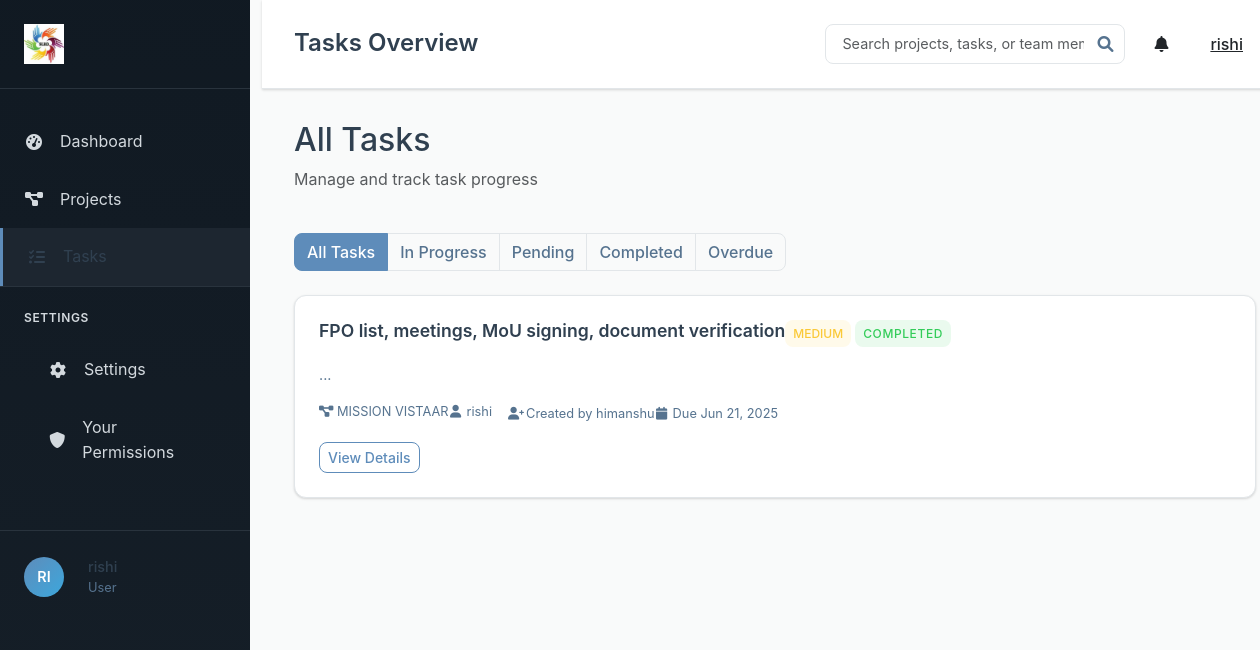
Before: /tasks (signed in) with the older database file.
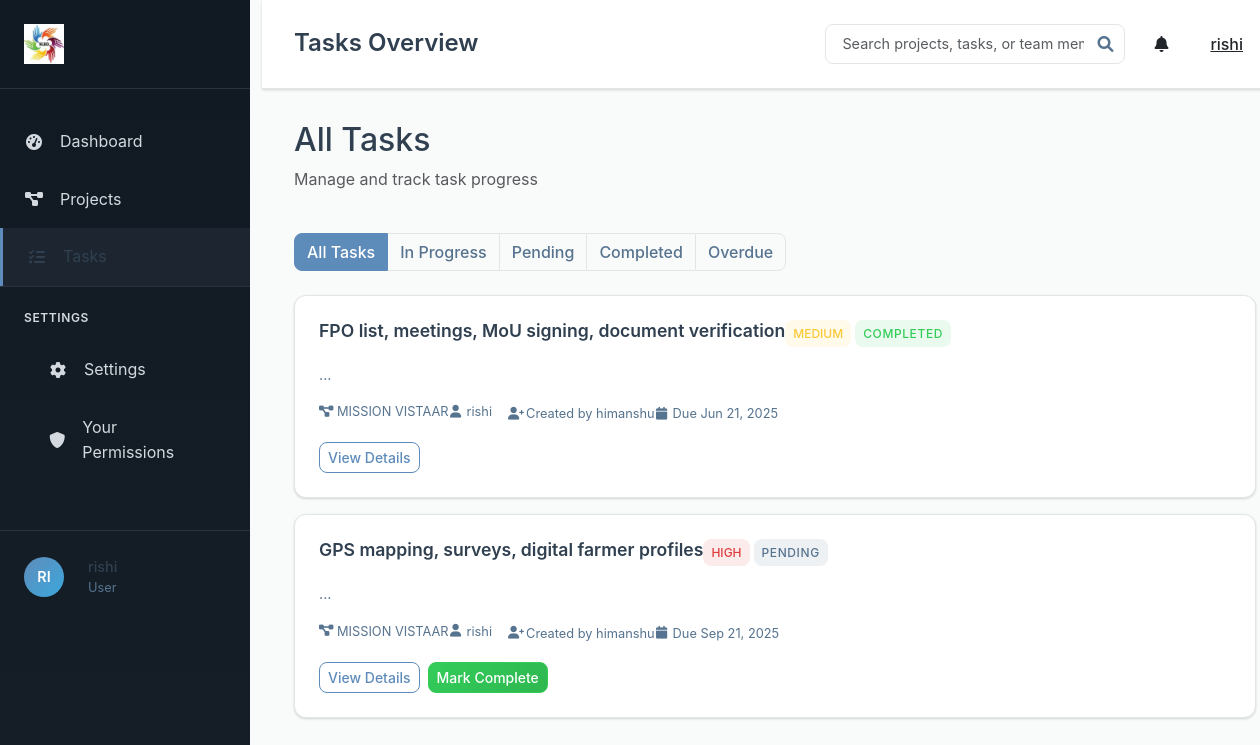
After: the same page with the newer database file.
### models.py (models this page shows, shortened)
class User(UserMixin, db.Model):
    id = db.Column(db.Integer, primary_key=True)
    username = db.Column(db.String(80), unique=True, nullable=False)
    email = db.Column(db.String(120), unique=True, nullable=False)
    password_hash = db.Column(db.String(256), nullable=False)
    role = db.Column(db.String(20), nullable=False, default='User')  # Admin, Manager, User
    created_at = db.Column(db.DateTime, default=lambda: datetime.now(timezone.utc))
    manager_id = db.Column(db.Integer, db.ForeignKey('user.id'), nullable=True)
    skills = db.Column(db.Text)  # JSON string of skills array
    managed_users = db.relationship('User', backref=db.backref('manager', remote_side=[id]), lazy='dynamic')
    projects_created = db.relationship('Project', foreign_keys='Project.created_by_id', backref='creator', lazy='dynamic')
    projects_assigned = db.relationship('Project', secondary='project_assignments', back_populates='assigned_users', lazy='dynamic')
    tasks_created = db.relationship('Task', foreign_keys='Task.created_by_id', backref='creator', lazy='dynamic')
    tasks_assigned = db.relationship('Task', foreign_keys='Task.assigned_to_id', backref='assigned_user', lazy='dynamic')
    comments = db.relationship('Comment', backref='author', lazy='dynamic')
    permissions = db.relationship('UserPermission', backref='user', lazy='dynamic', cascade='all, delete-orphan')
    def get_accessible_tasks(self):
        if self.role == 'Admin':
            return Task.query.all()
        elif self.role == 'Manager':
            created = Task.query.filter_by(created_by_id=self.id).all()
            assigned = Task.query.filter_by(assigned_to_id=self.id).all()
            return list(set(created + assigned))
        else:
            return Task.query.filter_by(assigned_to_id=self.id).all()

class Task(db.Model):
    id = db.Column(db.Integer, primary_key=True)
    title = db.Column(db.String(200), nullable=False)
    description = db.Column(db.Text)
    status = db.Column(db.String(20), default='Pending')  # Pending, In Progress, Completed, Overdue
    priority = db.Column(db.String(20), default='Medium')  # Low, Medium, High
    deadline = db.Column(db.Date)
    created_at = db.Column(db.DateTime, default=lambda: datetime.now(timezone.utc))
    updated_at = db.Column(db.DateTime, default=lambda: datetime.now(timezone.utc), onupdate=lambda: datetime.now(timezone.utc))
    completed_at = db.Column(db.DateTime)
    project_id = db.Column(db.Integer, db.ForeignKey('project.id'), nullable=False)
    created_by_id = db.Column(db.Integer, db.ForeignKey('user.id'), nullable=False)
    assigned_to_id = db.Column(db.Integer, db.ForeignKey('user.id'))
    dependent_on_task_id = db.Column(db.Integer, db.ForeignKey('task.id'), nullable=True)
    reassigned_from_id = db.Column(db.Integer, db.ForeignKey('user.id'), nullable=True)
    skill_match_percentage = db.Column(db.Integer, default=0)
    comments = db.relationship('Comment', backref='task', lazy='dynamic', cascade='all, delete-orphan')
    documents = db.relationship('Document', backref='task', lazy='dynamic', cascade='all, delete-orphan')
    dependent_task = db.relationship('Task', remote_side=[id], backref='dependent_tasks')
    reassigned_from = db.relationship('User', foreign_keys=[reassigned_from_id])
    def is_overdue(self):
        if self.deadline and self.status != 'Completed':
            return datetime.now().date() > self.deadline
        return False

class Project(db.Model):
    id = db.Column(db.Integer, primary_key=True)
    title = db.Column(db.String(200), nullable=False)
    description = db.Column(db.Text)
    status = db.Column(db.String(20), default='In Progress')  # Just Started, In Progress, Completed
    progress = db.Column(db.Integer, default=0)  # 0-100%
    deadline = db.Column(db.Date)
    created_at = db.Column(db.DateTime, default=lambda: datetime.now(timezone.utc))
    updated_at = db.Column(db.DateTime, default=lambda: datetime.now(timezone.utc), onupdate=lambda: datetime.now(timezone.utc))
    created_by_id = db.Column(db.Integer, db.ForeignKey('user.id'), nullable=False)
    tasks = db.relationship('Task', backref='project', lazy='dynamic', cascade='all, delete-orphan')
    comments = db.relationship('Comment', backref='project', lazy='dynamic', cascade='all, delete-orphan')
    documents = db.relationship('Document', backref='project', lazy='dynamic', cascade='all, delete-orphan')
    assigned_users = db.relationship('User', secondary='project_assignments', back_populates='projects_assigned')

### routes.py (the view)
@app.route('/tasks')
@login_required
def tasks_list():
    tasks = current_user.get_accessible_tasks()
    return render_template('tasks/list.html', tasks=tasks)

### app.py (called while the page is built)
@login_manager.user_loader
def load_user(user_id):
    from models import User
    return User.query.get(int(user_id))

### templates/tasks/list.html (shortened to what this page needs)
{% extends "base.html" %}
{% block page_title %}Tasks Overview{% endblock %}
{% block content %}
<div class="content-header">
    <div class="d-flex justify-content-between align-items-center mb-4">
        <div>
            <h2>All Tasks</h2>
            <p class="text-muted">Manage and track task progress</p>
        </div>
    </div>
</div>
<div class="task-filters mb-4">
    <div class="btn-group" role="group">
        <button type="button" class="btn btn-outline-secondary active" onclick="filterTasks('all')">All Tasks</button>
        <button type="button" class="btn btn-outline-secondary" onclick="filterTasks('in-progress')">In Progress</button>
        <button type="button" class="btn btn-outline-secondary" onclick="filterTasks('pending')">Pending</button>
        <button type="button" class="btn btn-outline-secondary" onclick="filterTasks('completed')">Completed</button>
        <button type="button" class="btn btn-outline-secondary" onclick="filterTasks('overdue')">Overdue</button>
    </div>
</div>
<div class="tasks-container">
    {% for task in tasks %}
    <div class="task-card" data-status="{{ task.status.lower().replace(' ', '-') }}"
         data-overdue="{{ 'true' if task.is_overdue() else 'false' }}">
        <div class="task-header">
            <h4><a href="{{ url_for('view_task', task_id=task.id) }}">{{ task.title }}</a></h4>
            <div class="task-badges">
                <span class="priority-badge priority-{{ task.priority.lower() }}">{{ task.priority }}</span>
                <span class="status-badge status-{{ task.status.lower().replace(' ', '-') }}">{{ task.status }}</span>
            </div>
        </div>
        <p class="task-description">{{ task.description[:150] }}...</p>
        <div class="task-meta">
            <div class="meta-row">
                <div class="meta-item">
                    <i class="fas fa-project-diagram"></i>
                    <span>{{ task.project.title }}</span>
                </div>
                {% if task.assigned_user %}
                <div class="meta-item">
                    <i class="fas fa-user"></i>
                    <span>{{ task.assigned_user.username }}</span>
                </div>
                {% endif %}
            </div>
            <div class="meta-row">
                <div class="meta-item">
                    <i class="fas fa-user-plus"></i>
                    <span>Created by {{ task.creator.username }}</span>
                </div>
                {% if task.deadline %}
                <div class="meta-item">
                    <i class="fas fa-calendar"></i>
                    <span>Due {{ task.deadline.strftime('%b %d, %Y') }}</span>
                </div>
                {% endif %}
            </div>
        </div>
        <div class="task-actions">
            <a href="{{ url_for('view_task', task_id=task.id) }}" class="btn btn-outline-primary btn-sm">
                View Details
            </a>
            {% if task.status != 'Completed' and (task.assigned_to_id == current_user.id or current_user.role in ['Admin', 'Manager']) %}
            <form method="POST" action="{{ url_for('complete_task', task_id=task.id) }}" class="d-inline">
                <button type="submit" class="btn btn-success btn-sm">Mark Complete</button>
            </form>
            {% endif %}
        </div>
    </div>
    {% endfor %}
</div>
{% endblock %}

### templates/base.html (shortened to what this page needs)
<!DOCTYPE html>
<html lang="en">
<head>
    <link href="https://cdn.jsdelivr.net/npm/bootstrap@5.3.0/dist/css/bootstrap.min.css" rel="stylesheet">
    <link href="https://cdnjs.cloudflare.com/ajax/libs/font-awesome/6.0.0/css/all.min.css" rel="stylesheet">
    <link href="{{ url_for('static', filename='css/style.css') }}" rel="stylesheet">
</head>
<body>
    {% if current_user.is_authenticated %}
    <div class="container-fluid">
        <div class="row">
            <div class="col-md-2 p-0">
                <div class="sidebar">
                    <div class="sidebar-header">
                        <div class="logo">
                            <img src="{{ url_for('static', filename='logo.jpeg') }}" alt="SLRD Logo" style="max-height: 40px; max-width: 120px;">
                        </div>
                    </div>
                    <nav class="sidebar-nav">
                        <ul class="nav flex-column">
                            <li class="nav-item">
                                <a class="nav-link" href="{{ url_for('index') }}">
                                    <i class="fas fa-tachometer-alt"></i> Dashboard
                                </a>
                            </li>
                            <li class="nav-item">
                                <a class="nav-link" href="{{ url_for('projects_list') }}">
                                    <i class="fas fa-project-diagram"></i> Projects
                                </a>
                            </li>
                            <li class="nav-item">
                                <a class="nav-link" href="{{ url_for('tasks_list') }}">
                                    <i class="fas fa-tasks"></i> Tasks
                                </a>
                            </li>
                        </ul>
                        <div class="sidebar-settings">
                            <h6>SETTINGS</h6>
                            <ul class="nav flex-column">
                                <li class="nav-item">
                                    <a class="nav-link" href="{{ url_for('settings') }}">
                                        <i class="fas fa-cog"></i> Settings
                                    </a>
                                </li>
                                <li class="nav-item">
                                    <a class="nav-link" href="{{ url_for('your_permissions') }}">
                                        <i class="fas fa-shield-alt"></i> Your Permissions
                                    </a>
                                </li>
                            </ul>
                        </div>
                    </nav>
                    <div class="sidebar-user">
                        <div class="user-avatar">{{ current_user.username[:2].upper() }}</div>
                        <div class="user-info">
                            <div class="user-name">{{ current_user.username }}</div>
                            <div class="user-role">{{ current_user.role }}</div>
                        </div>
                    </div>
                </div>
            </div>
            <div class="col-md-10 main-content">
                <header class="main-header">
                    <div class="d-flex justify-content-between align-items-center">
                        <h1>{% block page_title %}SLRD Project Management{% endblock %}</h1>
                        <div class="header-actions">
                            <div class="search-box">
                                <input type="text" class="form-control" placeholder="Search projects, tasks, or team members">
                                <i class="fas fa-search"></i>
                            </div>
                            <div class="dropdown">
                                <button class="btn btn-link text-dark" type="button" data-bs-toggle="dropdown">
                                    <i class="fas fa-bell"></i>
                                </button>
                            </div>
                            <div class="dropdown">
                                <button class="btn btn-link text-dark" type="button" data-bs-toggle="dropdown">
                                    {{ current_user.username }}
                                </button>
                            </div>
                        </div>
                    </div>
                </header>
                <div class="content-area">
                    {% block content %}{% endblock %}
                </div>
            </div>
        </div>
    </div>
    {% else %}
    <div class="auth-container">
        {% block auth_content %}{% endblock %}
    </div>
    {% endif %}
</body>
</html>

### templates/tasks/list.html (style rules this page uses)
.task-actions { display: flex; align-items: center; gap: 8px; margin-top: 15px; }

Changed rows visible on the page:
added Task: title "GPS mapping, surveys, digital farmer profiles", priority "HIGH", status "PENDING", project "MISSION VISTAAR", assigned_user.username "rishi", creator.username "himanshu", deadline "Sep 21, 2025"
